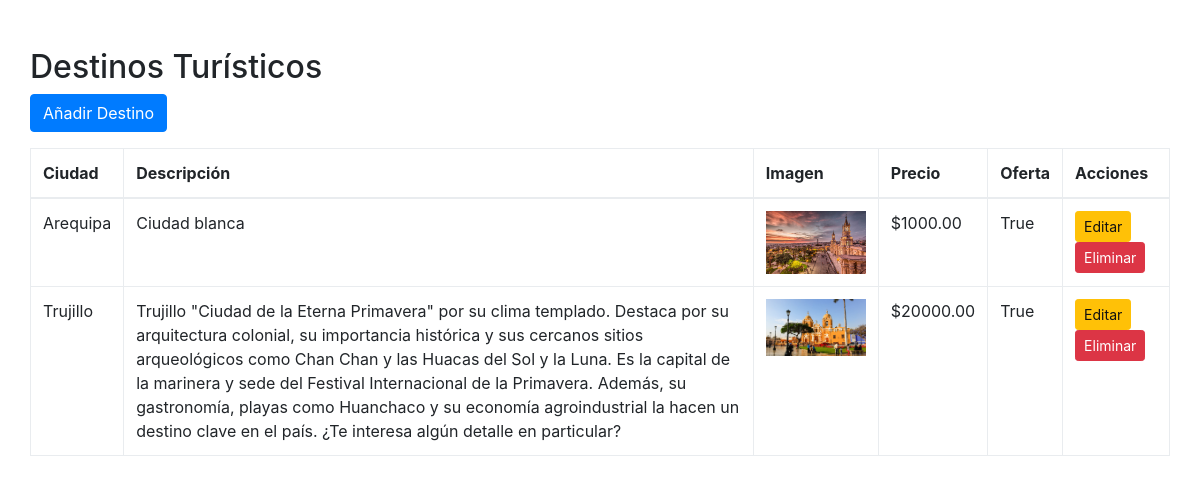
Before: /destinos/ (signed in) with the older database file.
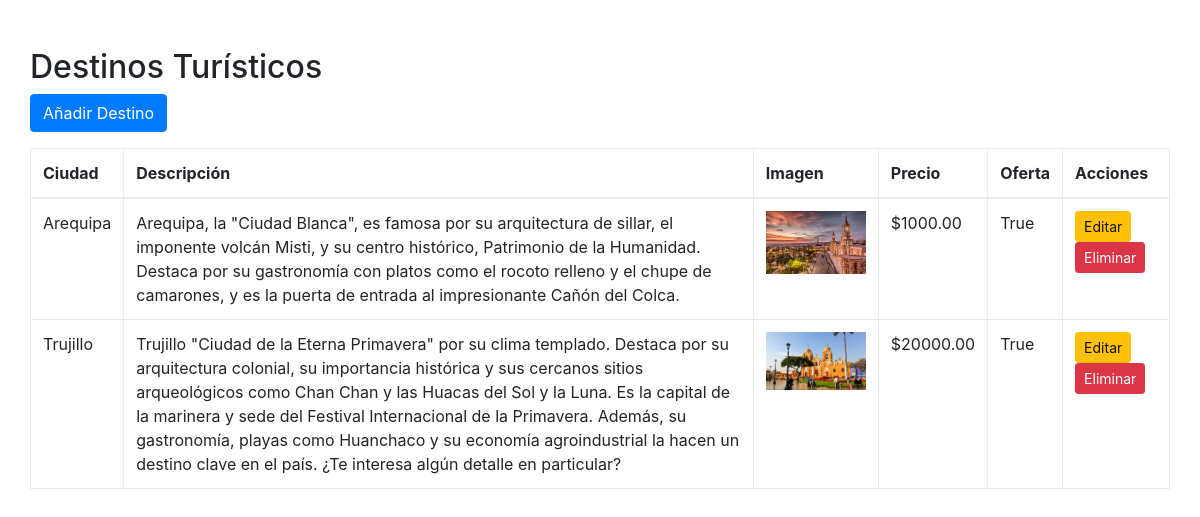
After: the same page with the newer database file.
### travello/models.py (models this page shows, shortened)
class DestinosTuristicos(models.Model):
    nombreCiudad = models.CharField(max_length=100)
    descripcionCiudad = models.TextField()
    imagenCiudad = models.ImageField(upload_to='imagenes_destinos/')
    precioTour = models.DecimalField(max_digits=8, decimal_places=2)
    ofertaTour = models.BooleanField(default=False)

### travello/views.py (the view)
# urls.py: path('destinos/', views.listar_destinos, name='listar_destinos'),
@login_required
def listar_destinos(request):
    destinos = DestinosTuristicos.objects.all()
    return render(request, 'destinos/listar.html', {'destinos': destinos})

### templates/destinos/listar.html (shortened to what this page needs)
{% load static %}
<!DOCTYPE html>
<html>
    <head>
        <link rel="stylesheet" href="{% static 'styles/bootstrap4/bootstrap.min.css' %}">
    </head>
    <body>
    <div class="container mt-5">
        <h2>Destinos Turísticos</h2>
        <a href="{% url 'crear_destino' %}" class="btn btn-primary mb-3">Añadir Destino</a>
        <table class="table table-bordered">
            <thead>
                <tr>
                    <th>Ciudad</th>
                    <th>Descripción</th>
                    <th>Imagen</th>
                    <th>Precio</th>
                    <th>Oferta</th>
                    <th>Acciones</th>
                </tr>
            </thead>
            <tbody>
                {% for destino in destinos %}
                <tr>
                    <td>{{ destino.nombreCiudad }}</td>
                    <td>{{ destino.descripcionCiudad }}</td>
                    <td><img src="{{ destino.imagenCiudad.url }}" width="100"></td>
                    <td>${{ destino.precioTour }}</td>
                    <td>{{ destino.ofertaTour }}</td>
                    <td>
                        <a href="{% url 'modificar_destino' destino.id %}" class="btn btn-warning btn-sm">Editar</a>
                        <a href="{% url 'eliminar_destino' destino.id %}" class="btn btn-danger btn-sm">Eliminar</a>
                    </td>
                </tr>
                {% endfor %}
            </tbody>
        </table>
    </div>
    </body>
</html>

Changed rows visible on the page:
changed DestinosTuristicos "Arequipa": descripcionCiudad "Ciudad blanca" → "Arequipa, la \"Ciudad Blanca\", es famosa por su arquitectura de sillar, el imponente volcán Misti, y su centro histórico, Patrimonio de la Humanidad. Destaca por su gastronomía con platos como el rocoto relleno y el chupe de camarones, y es la puerta de entrada al impresionante Cañón del Colca."
